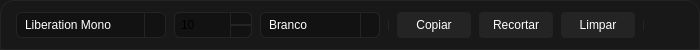
             <widget class="QWidget" name="widget_3" native="true">
              <property name="minimumSize">
               <size>
                <width>0</width>
                <height>50</height>
               </size>
              </property>
              <property name="maximumSize">
               <size>
                <width>16777215</width>
                <height>50</height>
               </size>
              </property>
              <property name="font">
               <font>
                <fontweight>Black</fontweight>
               </font>
              </property>
              <property name="styleSheet">
               <string notr="true">QWidget{
	background-color: rgb(24, 24, 24);
	border: 1px solid #242424;
	border-bottom-left-radius: 0px;
    border-bottom-right-radius: 0px;
    border-top-left-radius: 14px;
    border-top-right-radius: 14px;
}

 QPushButton {
        background-color: #1A1A1A;
        color: white;
        font-size: 12px;
		border: 0px solid #242424;
    }
</string>
              </property>
              <layout class="QHBoxLayout" name="horizontalLayout">
               <property name="spacing">
                <number>8</number>
               </property>
               <property name="leftMargin">
                <number>16</number>
               </property>
               <property name="topMargin">
                <number>8</number>
               </property>
               <property name="rightMargin">
                <number>16</number>
               </property>
               <property name="bottomMargin">
                <number>8</number>
               </property>
               <item>
                <widget class="QFontComboBox" name="cmbFonte">
                 <property name="minimumSize">
                  <size>
                   <width>120</width>
                   <height>26</height>
                  </size>
                 </property>
                 <property name="maximumSize">
                  <size>
                   <width>150</width>
                   <height>26</height>
                  </size>
                 </property>
                 <property name="styleSheet">
                  <string notr="true">QComboBox {
    background-color: #121212;
    border: 1px solid #242424;
    border-radius: 6px;
    color: #ffffff;
    font-size: 12px;
	padding-left: 8px
}

/* Botão da seta */
QComboBox::drop-down {
    width: 20px;
    border-left: 1px solid #242424;
    background-color: #121212;
    border-top-right-radius: 6px;
    border-bottom-right-radius: 6px;
}

/* Ícone da seta */
QComboBox::down-arrow {
    /*image: url(&quot;resources/icons/arrow.png&quot;);*/
    width: 14px;
    height: 14px;
}

/* Quando estiver aberto */
QComboBox::down-arrow:on {
  /*  image: url(&quot;resources/icons/arrow.png&quot;);  aqui você pode trocar por uma seta invertida */
}

/* Lista suspensa */
QComboBox QAbstractItemView {
    background-color: #1e1e1e;
    border: 1px solid #242424;
    selection-background-color: #067EEE;
    selection-color: #ffffff;
    padding: 4px;
}
</string>
                 </property>
                 <property name="editable">
                  <bool>false</bool>
                 </property>
                 <property name="currentText">
                  <string>Courier New</string>
                 </property>
                 <property name="currentIndex">
                  <number>4</number>
                 </property>
                 <property name="frame">
                  <bool>true</bool>
                 </property>
                 <property name="labelDrawingMode">
                  <enum>QComboBox::LabelDrawingMode::UseStyle</enum>
                 </property>
                 <property name="fontFilters">
                  <set>QFontComboBox::FontFilter::MonospacedFonts</set>
                 </property>
                 <property name="currentFont">
                  <font>
                   <family>Courier New</family>
                   <pointsize>10</pointsize>
                  </font>
                 </property>
                </widget>
               </item>
               <item>
                <widget class="QSpinBox" name="cmbTamanho">
                 <property name="minimumSize">
                  <size>
                   <width>78</width>
                   <height>26</height>
                  </size>
                 </property>
                 <property name="maximumSize">
                  <size>
                   <width>78</width>
                   <height>26</height>
                  </size>
                 </property>
                 <property name="styleSheet">
                  <string notr="true">QSpinBox {
	background-color: rgb(18, 18, 18);
    border: 1px solid #242424;
    border-radius: 6px;
	font-size: 12px;
	padding-left: 4px
}

/* Botão de aumentar */
QSpinBox::up-button {
    subcontrol-origin: border;
    subcontrol-position: top right; /* canto direito superior */
 	border: 1px solid #242424;
    width: 20px;
    background: #121212;
    border-top-right-radius: 6px;
}

/* Botão de diminuir */
QSpinBox::down-button {
    subcontrol-origin: border;
    subcontrol-position: bottom right; /* canto direito inferior */
	border: 1px solid #242424;
    width: 20px;
    background: #121212;
    border-bottom-right-radius: 6px;
}

/* Ícones (setinhas) */
QSpinBox::up-arrow {
    image: url(up.png);  /* use seu ícone */
    width: 10px;
    height: 8px;
}

QSpinBox::down-arrow {
    image: url(down.png);
    width: 10px;
    height: 10px;
}
</string>
                 </property>
                 <property name="value">
                  <number>10</number>
                 </property>
                </widget>
               </item>
               <item>
                <widget class="QComboBox" name="comboBox">
                 <property name="minimumSize">
                  <size>
                   <width>120</width>
                   <height>26</height>
                  </size>
                 </property>
                 <property name="maximumSize">
                  <size>
                   <width>120</width>
                   <height>26</height>
                  </size>
                 </property>
                 <property name="styleSheet">
                  <string notr="true">QComboBox {
    background-color: #121212;
    border: 1px solid #242424;
    border-radius: 6px;
    color: #ffffff;
    font-size: 12px;
	padding-left: 8px
}

/* Botão da seta */
QComboBox::drop-down {
    width: 18px;
    border-left: 1px solid #242424;
    background-color: #121212;
    border-top-right-radius: 6px;
    border-bottom-right-radius: 6px;
}

/* Ícone da seta */
QComboBox::down-arrow {
    image: url(&quot;resources/icons/arrow.png&quot;);
    width: 14px;
    height: 14px;
}

/* Quando estiver aberto */
QComboBox::down-arrow:on {
    image: url(&quot;resources/icons/arrow.png&quot;); /* aqui você pode trocar por uma seta invertida */
}

/* Lista suspensa */
QComboBox QAbstractItemView {
    background-color: #1e1e1e;
    border: 1px solid #242424;
    selection-background-color: #067EEE;
    selection-color: #ffffff;
    padding: 4px;
}
</string>
                 </property>
                 <item>
                  <property name="text">
                   <string>Branco</string>
                  </property>
                 </item>
                 <item>
                  <property name="text">
                   <string>Preto</string>
                  </property>
                 </item>
                 <item>
                  <property name="text">
                   <string>Vermelho</string>
                  </property>
                 </item>
                 <item>
                  <property name="text">
                   <string>Azul</string>
                  </property>
                 </item>
                 <item>
                  <property name="text">
                   <string>Amarelo</string>
                  </property>
                 </item>
                 <item>
                  <property name="text">
                   <string>Verde</string>
                  </property>
                 </item>
                 <item>
                  <property name="text">
                   <string>Roxo</string>
                  </property>
                 </item>
                </widget>
               </item>
               <item>
                <widget class="Line" name="line_3">
                 <property name="maximumSize">
                  <size>
                   <width>1</width>
                   <height>10</height>
                  </size>
                 </property>
                 <property name="orientation">
                  <enum>Qt::Orientation::Vertical</enum>
                 </property>
                </widget>
               </item>
               <item>
                <widget class="QPushButton" name="btnCopiar">
                 <property name="minimumSize">
                  <size>
                   <width>74</width>
                   <height>26</height>
                  </size>
                 </property>
                 <property name="styleSheet">
                  <string notr="true">QPushButton{
	background-color: rgb(36, 36, 36);
	border: none;
	border-radius: 4px;
}

QPushButton::hover{
	background-color: rgb(28, 28, 28);
	border: 1px solid #242424;
	border-radius: 4px;
}</string>
                 </property>
                 <property name="text">
                  <string>Copiar</string>
                 </property>
                </widget>
               </item>
               <item>
                <widget class="QPushButton" name="btnRecortar">
                 <property name="minimumSize">
                  <size>
                   <width>74</width>
                   <height>26</height>
                  </size>
                 </property>
                 <property name="styleSheet">
                  <string notr="true">QPushButton{
	background-color: rgb(36, 36, 36);
	border: none;
	border-radius: 4px;
}

QPushButton::hover{
	background-color: rgb(28, 28, 28);
	border: 1px solid #242424;
	border-radius: 4px;
}</string>
                 </property>
                 <property name="text">
                  <string>Recortar</string>
                 </property>
                </widget>
               </item>
               <item>
                <widget class="QPushButton" name="pushButton_7">
                 <property name="minimumSize">
                  <size>
                   <width>74</width>
                   <height>26</height>
                  </size>
                 </property>
                 <property name="styleSheet">
                  <string notr="true">QPushButton{
	background-color: rgb(36, 36, 36);
	border: none;
	border-radius: 4px;
}

QPushButton::hover{
	background-color: rgb(28, 28, 28);
	border: 1px solid #242424;
	border-radius: 4px;
}</string>
                 </property>
                 <property name="text">
                  <string>Limpar</string>
                 </property>
                </widget>
               </item>
               <item>
                <widget class="Line" name="line">
                 <property name="maximumSize">
                  <size>
                   <width>1</width>
                   <height>10</height>
                  </size>
                 </property>
                 <property name="orientation">
                  <enum>Qt::Orientation::Vertical</enum>
                 </property>
                </widget>
               </item>
               <item>
                <spacer name="horizontalSpacer_2">
                 <property name="orientation">
                  <enum>Qt::Orientation::Horizontal</enum>
                 </property>
                 <property name="sizeHint" stdset="0">
                  <size>
                   <width>40</width>
                   <height>20</height>
                  </size>
                 </property>
                </spacer>
               </item>
              </layout>
             </widget>
